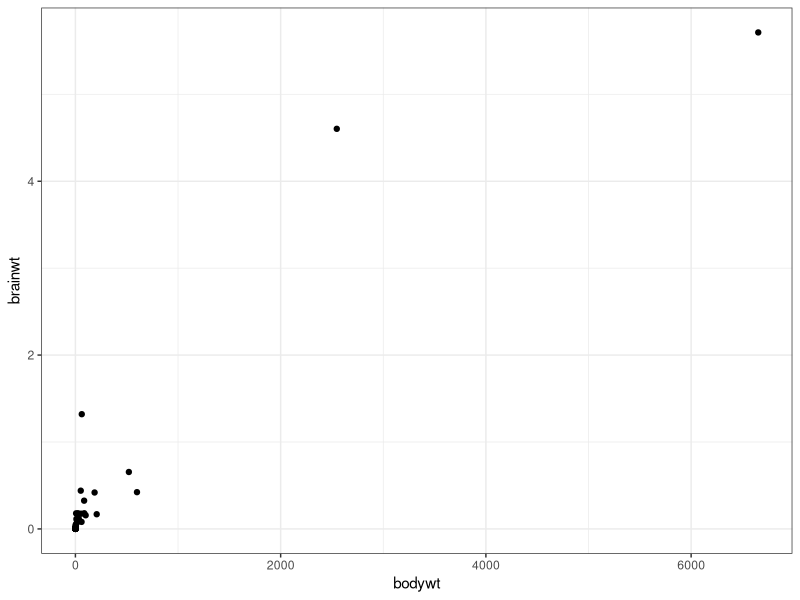
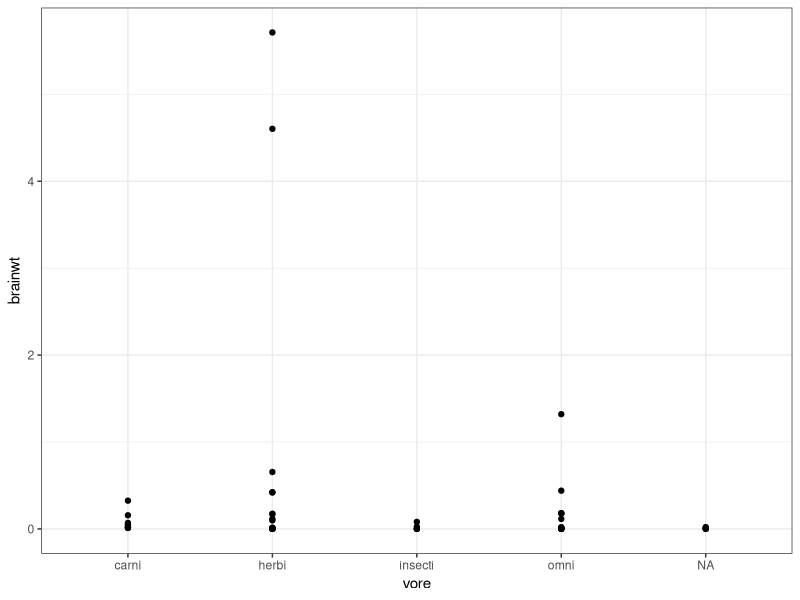

Reproduce these figures in R, in order.
## ---- chunk 1
knitr::opts_chunk$set(echo = TRUE,
                      message = FALSE,
                      warning = FALSE,
                      fig.path = "../output/")
## ---- chunk 2
library(tidyverse)
library(here)
## ---- chunk 3
glimpse(msleep)
## ---- chunk 4
hour_minutes <- function(hours) {
  mins <- hours * 60
  return(mins)
}


hour_minutes(3)  # testing function
## ---- chunk 5
sleep_tot_min<- msleep %>% 
  mutate(sleep_total_mins= hour_minutes(sleep_total),
         awake_min= hour_minutes(awake)) %>% 
  select(name, sleep_total_mins, sleep_total,awake_min,awake, bodywt)
glimpse(sleep_tot_min)
## ---- chunk 6
plotfun<- function(data=msleep, x,y, line=TRUE) {
  
  ggplot(data,aes(x={{x}}, y={{y}}))+
  geom_point()+
  theme_bw()
    
  }
## ---- chunk 7
plotfun(x=bodywt, y=brainwt)
## ---- chunk 8
plotfun(x=vore, y=brainwt)
